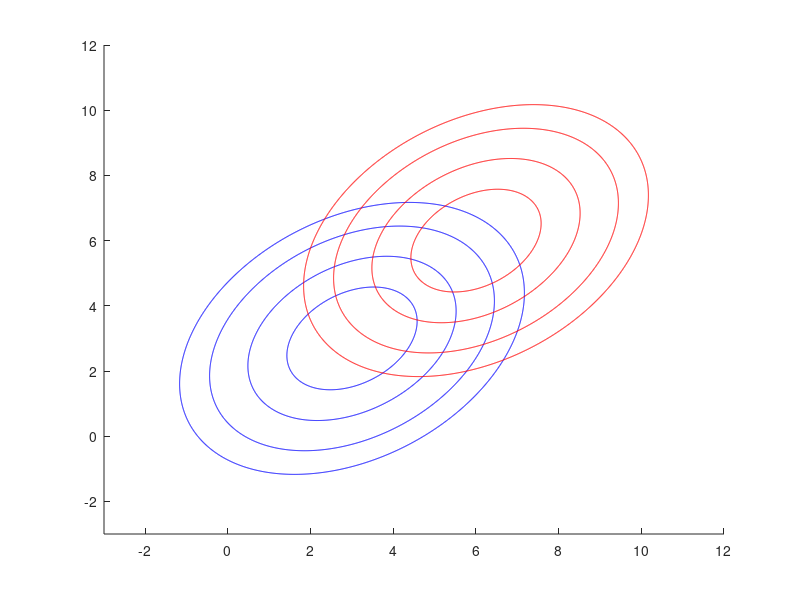

Here is the MATLAB script that generated this plot: (Note: this script raises an error after producing the figure.)
% Pattern Recognition 2022
% Exercise 1.4 | Bayes Classification
% Part 2
%

clc;
clear all;
close all;

DT = 0.01;

m1 = [3 3];
m2 = [6 6];

S1 = [1.2 0.4; 0.4 1.2];
S2 = [1.2 0.4; 0.4 1.2];


% Contouring the two classes
x1 = [-3:DT:12];
x2 = [-3:DT:12];
[X1,X2] = meshgrid(x1,x2);

Y1 = mvnpdf([X1(:) X2(:)], m1, S1);
Y1R = reshape(Y1,length(x2),length(x1));

Y2 = mvnpdf([X1(:) X2(:)], m2, S2);
Y2R = reshape(Y2,length(x2),length(x1));

% S1 != S2
figure(1);
hold on;
contour(x1,x2,Y1R,[.0001 .001 .01 .05:.1:.95 .99 .999 .9999],'LineColor','b');
contour(x1,x2,Y2R,[.0001 .001 .01 .05:.1:.95 .99 .999 .9999],'LineColor','r');

P1 = [0.1 0.25 0.5 0.75 0.9];
P2 = 1 - P1;
syms x y

hold on;

for i = 1:length(P1)
    y = (67.7 - 2*log(P2(i)/P1(i)) - 7.6*x)/(7.6);
    fplot(y,'--');
    axis([-3 12 -3 12]);
end

title('The 2 data classes and the decision limits when S1 = S2');
legend('1st Class', '2nd Class', 'P(\omega_1)=0.1', 'P(\omega_1)=0.25', 'P(\omega_1)=0.5','P(\omega_1)=0.75', 'P(\omega_1)=0.9')
hold off;
grid on;


